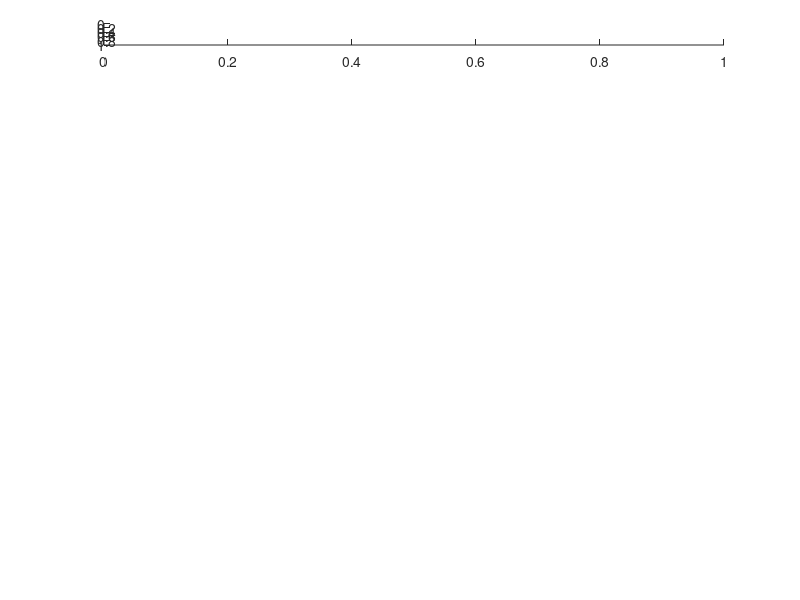

Source code (MATLAB): (Note: this script raises an error after producing the figure.)
clear all
clc
% close all

lastPortion = .4;
num = 3; % Number of cases for each subplot
plotOrbits = ["hot","cold"];


titles = ["Internal node: [0.3, 0.3, 0.3, 0.3, 0.3, 0.3] (W/K)", ...
          "Internal node: [1, 1, 0.05, 0.05, 0.05, 0.05] (W/K)",...
          "Internal node: [0.05, 0.05, 0.05, 0.05, 0.05, 0.05] (W/K)"];

% HOT ORBIT - MODE 4
% hotOrbit1 = ["SPORT-1_Cond_1A_orb_hot_mode4_out.mat","SPORT-1_Cond_1B_orb_hot_mode4_out.mat", "SPORT-1_Cond_1C_orb_hot_mode4_out.mat"];
% hotOrbit2 = ["SPORT-1_Cond_2A_orb_hot_mode4_out.mat","SPORT-1_Cond_2B_orb_hot_mode4_out.mat", "SPORT-1_Cond_2C_orb_hot_mode4_out.mat"];
% hotOrbit3 = ["SPORT-1_Cond_3A_orb_hot_mode4_out.mat","SPORT-1_Cond_3B_orb_hot_mode4_out.mat", "SPORT-1_Cond_3C_orb_hot_mode4_out.mat"];
% hotOrbitFiles = [hotOrbit1;hotOrbit2;hotOrbit3];
% 
% % COLD ORBIT - MODE 4
% coldOrbit1 = ["SPORT-1_Cond_1A_orb_cold_mode4_out.mat","SPORT-1_Cond_1B_orb_cold_mode4_out.mat", "SPORT-1_Cond_1C_orb_cold_mode4_out.mat"];
% coldOrbit2 = ["SPORT-1_Cond_2A_orb_cold_mode4_out.mat","SPORT-1_Cond_2B_orb_cold_mode4_out.mat", "SPORT-1_Cond_2C_orb_cold_mode4_out.mat"];
% coldOrbit3 = ["SPORT-1_Cond_3A_orb_cold_mode4_out.mat","SPORT-1_Cond_3B_orb_cold_mode4_out.mat", "SPORT-1_Cond_3C_orb_cold_mode4_out.mat"];
% coldOrbitFiles = [coldOrbit1;coldOrbit2;coldOrbit3];

% % HOT ORBIT - MODE 1
% hotOrbit1 = ["SPORT-1_Cond_1A_orb_hot_mode1_out.mat","SPORT-1_Cond_1B_orb_hot_mode1_out.mat", "SPORT-1_Cond_1C_orb_hot_mode1_out.mat"];
% hotOrbit2 = ["SPORT-1_Cond_2A_orb_hot_mode1_out.mat","SPORT-1_Cond_2B_orb_hot_mode1_out.mat", "SPORT-1_Cond_2C_orb_hot_mode1_out.mat"];
% hotOrbit3 = ["SPORT-1_Cond_3A_orb_hot_mode1_out.mat","SPORT-1_Cond_3B_orb_hot_mode1_out.mat", "SPORT-1_Cond_3C_orb_hot_mode1_out.mat"];
% hotOrbitFiles = [hotOrbit1;hotOrbit2;hotOrbit3];
% 
% % COLD ORBIT - MODE 1
% coldOrbit1 = ["SPORT-1_Cond_1A_orb_cold_mode1_out.mat","SPORT-1_Cond_1B_orb_cold_mode1_out.mat", "SPORT-1_Cond_1C_orb_cold_mode1_out.mat"];
% coldOrbit2 = ["SPORT-1_Cond_2A_orb_cold_mode1_out.mat","SPORT-1_Cond_2B_orb_cold_mode1_out.mat", "SPORT-1_Cond_2C_orb_cold_mode1_out.mat"];
% coldOrbit3 = ["SPORT-1_Cond_3A_orb_cold_mode1_out.mat","SPORT-1_Cond_3B_orb_cold_mode1_out.mat", "SPORT-1_Cond_3C_orb_cold_mode1_out.mat"];
% coldOrbitFiles = [coldOrbit1;coldOrbit2;coldOrbit3];

figure ()

for k=1:length(titles)
    subplot(length(titles),1,k)
    x = [0, num+1]; 
    for n=1:num
        for j=1:length(plotOrbits)
            orbit = plotOrbits(j);
            if(orbit=="hot")
                load(strcat('Output/', hotOrbitFiles(k,n)));
            else
                load(strcat('Output/', coldOrbitFiles(k,n)));
            end
            len = length(seconds(T.time));
            startIndex = floor((1-lastPortion)*len);
            time = seconds(T.time);
            time = time(startIndex:end);

            Text = table2array(timetable2table(T(startIndex:end,1:6),'ConvertRowTimes',false));
            maxExternal = max(max(Text))-273.15;
            minExternal = min(min(Text))-273.15;
            Tint = table2array(timetable2table(T(startIndex:end,7),'ConvertRowTimes',false));
            maxInternal = max(max(Tint))-273.15;
            minInternal = min(min(Tint))-273.15;

            plotrange(n+(orbit=="cold")*.05,minExternal,maxExternal,minInternal,maxInternal,orbit);
            hold on
        end
    end
    xlim(x)
    xticks([1 2 3])
    xticklabels({'Ext Cond = 1%','Ext Cond = 5%','Ext Cond = 10%'})
    grid on
    title(titles(k))
end


% ylabel('Temp (K)')
% title('Internal node: [0.3, 0.3, 0.3, 0.3, 0.3, 0.3] (W/K)')


% subplot(3,1,2)
% num=length(outFiles2);
% data = zeros(num,4);
% for n=1:num
%     load(strcat('Output/', outFiles2(n)));
%     len = length(seconds(T.time));
%     startIndex = floor((1-lastPortion)*len);
%     time = seconds(T.time);
%     time = time(startIndex:end);
% 
%     Text = table2array(timetable2table(T(startIndex:end,1:6),'ConvertRowTimes',false));
%     maxExternal = max(max(Text));
%     minExternal = min(min(Text));
%     Tint = table2array(timetable2table(T(startIndex:end,7),'ConvertRowTimes',false));
%     maxInternal = max(max(Tint));
%     minInternal = min(min(Tint));
%     
%     data(n,1) = maxInternal; % Open
%     data(n,2) = maxExternal; % High
%     data(n,3) = minExternal; % Low
%     data(n,4) = minInternal; % Close
% end
% candle(data,'r');
% hold on
% plot(x,y,'-','color','k','linewidth',2)
% plot(x,y+25,'--','color','k','linewidth',2)
% plot(x,y-25,'--','color','k','linewidth',2)
% hold on
% xticks([1 2 3])
% xticklabels({'Ext Cond = 1%','Ext Cond = 5%','Ext Cond = 10%'})
% ylabel('Temp (K)')
% title('Internal node: [1, 1, .05, .05, .05, .05] (W/K)')
% 
% subplot(3,1,3)
% num=length(outFiles3);
% data = zeros(num,4);
% for n=1:num
%     load(strcat('Output/', outFiles3(n)));
%     len = length(seconds(T.time));
%     startIndex = floor((1-lastPortion)*len);
%     time = seconds(T.time);
%     time = time(startIndex:end);
% 
%     Text = table2array(timetable2table(T(startIndex:end,1:6),'ConvertRowTimes',false));
%     maxExternal = max(max(Text));
%     minExternal = min(min(Text));
%     Tint = table2array(timetable2table(T(startIndex:end,7),'ConvertRowTimes',false));
%     maxInternal = max(max(Tint));
%     minInternal = min(min(Tint));
%     
%     data(n,1) = maxInternal; % Open
%     data(n,2) = maxExternal; % High
%     data(n,3) = minExternal; % Low
%     data(n,4) = minInternal; % Close
% end
% candle(data,'r');
% hold on
% plot(x,y,'-','color','k','linewidth',2)
% plot(x,y+25,'--','color','k','linewidth',2)
% plot(x,y-25,'--','color','k','linewidth',2)
% hold on
% xticks([1 2 3])
% xticklabels({'Ext Cond = 1%','Ext Cond = 5%','Ext Cond = 10%'})
% ylabel('Temp (K)')
% title('Internal node: [0.05, 0.05, .05, .05, .05, .05] (W/K)')
% 



% grid on
% legend('',"1%","5%","10%","")
% set(gca,'FontSize',16)